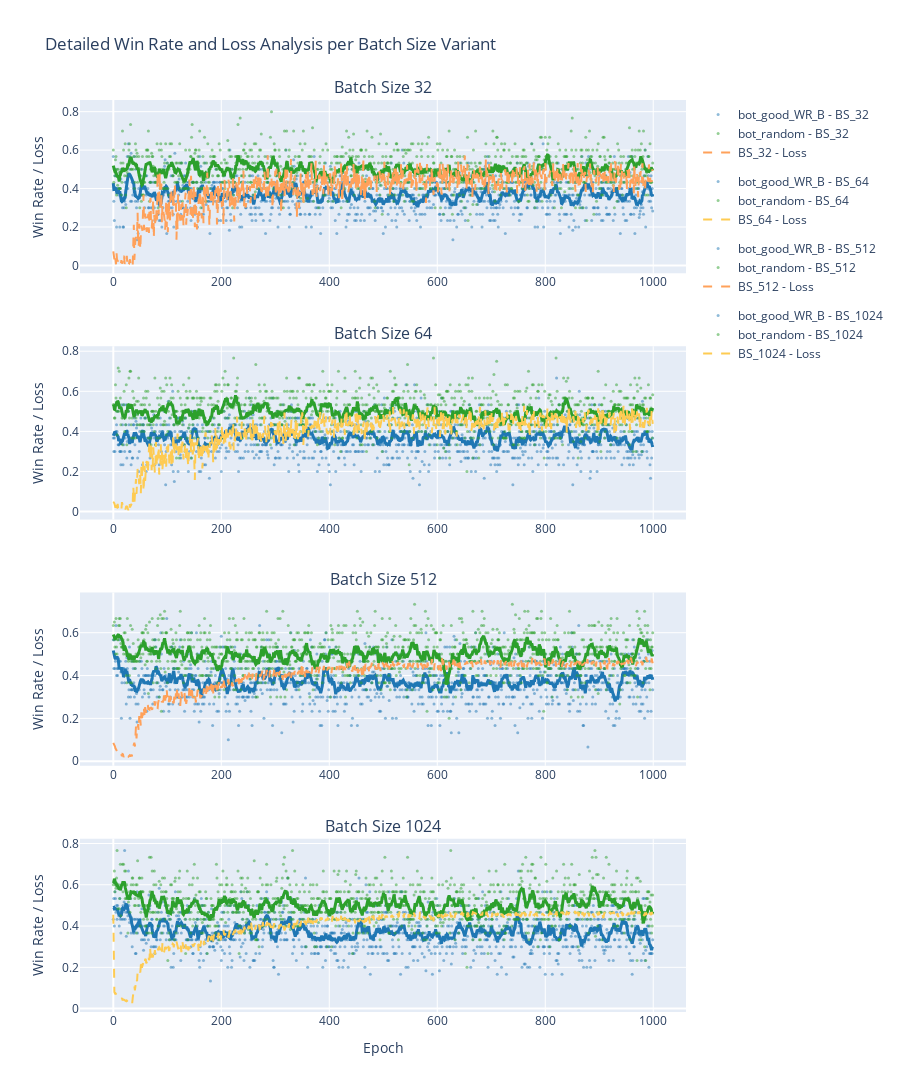

Here is the notebook cell this chart was saved with:
### Markdown cell above
## Detailed Analysis per Variant (Win Rate + Loss)

### Code cell
# Smooth win rates function
def smooth_win_rates(rates, window_size=11):
    smoothed = []
    for i in range(len(rates)):
        window = rates[
            max(0, i - window_size // 2) : min(len(rates), i + window_size // 2 + 1)
        ]
        smoothed.append(sum(window) / len(window))
    return smoothed


# Create one subplot per variant
fig = make_subplots(
    rows=len(evals),
    cols=1,
    subplot_titles=[
        f"Batch Size {bs}" for bs in sorted(evals.keys(), key=lambda x: int(x))
    ],
    vertical_spacing=0.08,
)

for i, (batch_size, data) in enumerate(
    sorted(evals.items(), key=lambda x: int(x[0])), 1
):
    if "win_rate" not in data:
        continue

    win_rate = data["win_rate"]

    # Plot each bot's win rate
    for bot, rates in win_rate.items():
        bot_color = bot_colors.get(bot, "#999999")

        # Raw data as markers
        fig.add_trace(
            go.Scatter(
                y=rates,
                mode="markers",
                name=f"{bot} - BS_{batch_size}",
                marker=dict(size=3, color=bot_color, opacity=0.5),
                legendgroup=f"group{batch_size}",
                showlegend=True,
            ),
            row=i,
            col=1,
        )

        # Smoothed line
        smoothed = smooth_win_rates(rates)
        fig.add_trace(
            go.Scatter(
                y=smoothed,
                mode="lines",
                name=f"{bot} - BS_{batch_size} (smooth)",
                line=dict(width=3, color=bot_color),
                showlegend=False,
            ),
            row=i,
            col=1,
        )

    # Add loss if available
    if "loss_values" in data:
        loss_data = data["loss_values"]
        if "epoch_values" in loss_data and "loss_values" in loss_data:
            loss_epoch = [
                loss_data["loss_values"][j] for j in loss_data["epoch_values"]
            ]
            fig.add_trace(
                go.Scatter(
                    y=loss_epoch,
                    mode="lines",
                    name=f"BS_{batch_size} - Loss",
                    line=dict(dash="dash"),
                    legendgroup=f"group{batch_size}",
                    showlegend=True,
                ),
                row=i,
                col=1,
            )

    # Update y-axis
    fig.update_yaxes(title_text="Win Rate / Loss", row=i, col=1)

# Update x-axis (only for bottom plot)
fig.update_xaxes(title_text="Epoch", row=len(evals), col=1)

fig.update_layout(
    height=400 * len(evals),
    title_text="Detailed Win Rate and Loss Analysis per Batch Size Variant",
)
fig.show()

### Figure 1 — Plotly figure (JSON) as saved in the notebook; plotly's stock layout.template omitted (floating-point values rounded to 4 significant figures; data arrays with more than 128 entries replaced by an {"elided": "..."} marker saying what was removed)
{"data": [{"legendgroup": "group32", "marker": {"color": "#1f77b4", "opacity": 0.5, "size": 3}, "mode": "markers", "name": "bot_good_WR_B - BS_32", "showlegend": true, "type": "scatter", "xaxis": "x", "y": {"elided": "1000 float values"}, "yaxis": "y"}, {"line": {"color": "#1f77b4", "width": 3}, "mode": "lines", "name": "bot_good_WR_B - BS_32 (smooth)", "showlegend": false, "type": "scatter", "xaxis": "x", "y": {"elided": "1000 float values"}, "yaxis": "y"}, {"legendgroup": "group32", "marker": {"color": "#2ca02c", "opacity": 0.5, "size": 3}, "mode": "markers", "name": "bot_random - BS_32", "showlegend": true, "type": "scatter", "xaxis": "x", "y": {"elided": "1000 float values"}, "yaxis": "y"}, {"line": {"color": "#2ca02c", "width": 3}, "mode": "lines", "name": "bot_random - BS_32 (smooth)", "showlegend": false, "type": "scatter", "xaxis": "x", "y": {"elided": "1000 float values"}, "yaxis": "y"}, {"legendgroup": "group32", "line": {"dash": "dash"}, "mode": "lines", "name": "BS_32 - Loss", "showlegend": true, "type": "scatter", "xaxis": "x", "y": {"elided": "1000 float values"}, "yaxis": "y"}, {"legendgroup": "group64", "marker": {"color": "#1f77b4", "opacity": 0.5, "size": 3}, "mode": "markers", "name": "bot_good_WR_B - BS_64", "showlegend": true, "type": "scatter", "xaxis": "x2", "y": {"elided": "1000 float values"}, "yaxis": "y2"}, {"line": {"color": "#1f77b4", "width": 3}, "mode": "lines", "name": "bot_good_WR_B - BS_64 (smooth)", "showlegend": false, "type": "scatter", "xaxis": "x2", "y": {"elided": "1000 float values"}, "yaxis": "y2"}, {"legendgroup": "group64", "marker": {"color": "#2ca02c", "opacity": 0.5, "size": 3}, "mode": "markers", "name": "bot_random - BS_64", "showlegend": true, "type": "scatter", "xaxis": "x2", "y": {"elided": "1000 float values"}, "yaxis": "y2"}, {"line": {"color": "#2ca02c", "width": 3}, "mode": "lines", "name": "bot_random - BS_64 (smooth)", "showlegend": false, "type": "scatter", "xaxis": "x2", "y": {"elided": "1000 float values"}, "yaxis": "y2"}, {"legendgroup": "group64", "line": {"dash": "dash"}, "mode": "lines", "name": "BS_64 - Loss", "showlegend": true, "type": "scatter", "xaxis": "x2", "y": {"elided": "1000 float values"}, "yaxis": "y2"}, {"legendgroup": "group512", "marker": {"color": "#1f77b4", "opacity": 0.5, "size": 3}, "mode": "markers", "name": "bot_good_WR_B - BS_512", "showlegend": true, "type": "scatter", "xaxis": "x3", "y": {"elided": "1000 float values"}, "yaxis": "y3"}, {"line": {"color": "#1f77b4", "width": 3}, "mode": "lines", "name": "bot_good_WR_B - BS_512 (smooth)", "showlegend": false, "type": "scatter", "xaxis": "x3", "y": {"elided": "1000 float values"}, "yaxis": "y3"}, {"legendgroup": "group512", "marker": {"color": "#2ca02c", "opacity": 0.5, "size": 3}, "mode": "markers", "name": "bot_random - BS_512", "showlegend": true, "type": "scatter", "xaxis": "x3", "y": {"elided": "1000 float values"}, "yaxis": "y3"}, {"line": {"color": "#2ca02c", "width": 3}, "mode": "lines", "name": "bot_random - BS_512 (smooth)", "showlegend": false, "type": "scatter", "xaxis": "x3", "y": {"elided": "1000 float values"}, "yaxis": "y3"}, {"legendgroup": "group512", "line": {"dash": "dash"}, "mode": "lines", "name": "BS_512 - Loss", "showlegend": true, "type": "scatter", "xaxis": "x3", "y": {"elided": "1000 float values"}, "yaxis": "y3"}, {"legendgroup": "group1024", "marker": {"color": "#1f77b4", "opacity": 0.5, "size": 3}, "mode": "markers", "name": "bot_good_WR_B - BS_1024", "showlegend": true, "type": "scatter", "xaxis": "x4", "y": {"elided": "1000 float values"}, "yaxis": "y4"}, {"line": {"color": "#1f77b4", "width": 3}, "mode": "lines", "name": "bot_good_WR_B - BS_1024 (smooth)", "showlegend": false, "type": "scatter", "xaxis": "x4", "y": {"elided": "1000 float values"}, "yaxis": "y4"}, {"legendgroup": "group1024", "marker": {"color": "#2ca02c", "opacity": 0.5, "size": 3}, "mode": "markers", "name": "bot_random - BS_1024", "showlegend": true, "type": "scatter", "xaxis": "x4", "y": {"elided": "1000 float values"}, "yaxis": "y4"}, {"line": {"color": "#2ca02c", "width": 3}, "mode": "lines", "name": "bot_random - BS_1024 (smooth)", "showlegend": false, "type": "scatter", "xaxis": "x4", "y": {"elided": "1000 float values"}, "yaxis": "y4"}, {"legendgroup": "group1024", "line": {"dash": "dash"}, "mode": "lines", "name": "BS_1024 - Loss", "showlegend": true, "type": "scatter", "xaxis": "x4", "y": {"elided": "1000 float values"}, "yaxis": "y4"}], "layout": {"annotations": [{"font": {"size": 16}, "showarrow": false, "text": "Batch Size 32", "x": 0.5, "xanchor": "center", "xref": "paper", "y": 1, "yanchor": "bottom", "yref": "paper"}, {"font": {"size": 16}, "showarrow": false, "text": "Batch Size 64", "x": 0.5, "xanchor": "center", "xref": "paper", "y": 0.73, "yanchor": "bottom", "yref": "paper"}, {"font": {"size": 16}, "showarrow": false, "text": "Batch Size 512", "x": 0.5, "xanchor": "center", "xref": "paper", "y": 0.46, "yanchor": "bottom", "yref": "paper"}, {"font": {"size": 16}, "showarrow": false, "text": "Batch Size 1024", "x": 0.5, "xanchor": "center", "xref": "paper", "y": 0.19, "yanchor": "bottom", "yref": "paper"}], "height": 1600, "title": {"text": "Detailed Win Rate and Loss Analysis per Batch Size Variant"}, "xaxis": {"anchor": "y", "domain": [0, 1]}, "xaxis2": {"anchor": "y2", "domain": [0, 1]}, "xaxis3": {"anchor": "y3", "domain": [0, 1]}, "xaxis4": {"anchor": "y4", "domain": [0, 1], "title": {"text": "Epoch"}}, "yaxis": {"anchor": "x", "domain": [0.81, 1], "title": {"text": "Win Rate / Loss"}}, "yaxis2": {"anchor": "x2", "domain": [0.54, 0.73], "title": {"text": "Win Rate / Loss"}}, "yaxis3": {"anchor": "x3", "domain": [0.27, 0.46], "title": {"text": "Win Rate / Loss"}}, "yaxis4": {"anchor": "x4", "domain": [0, 0.19], "title": {"text": "Win Rate / Loss"}}}}
